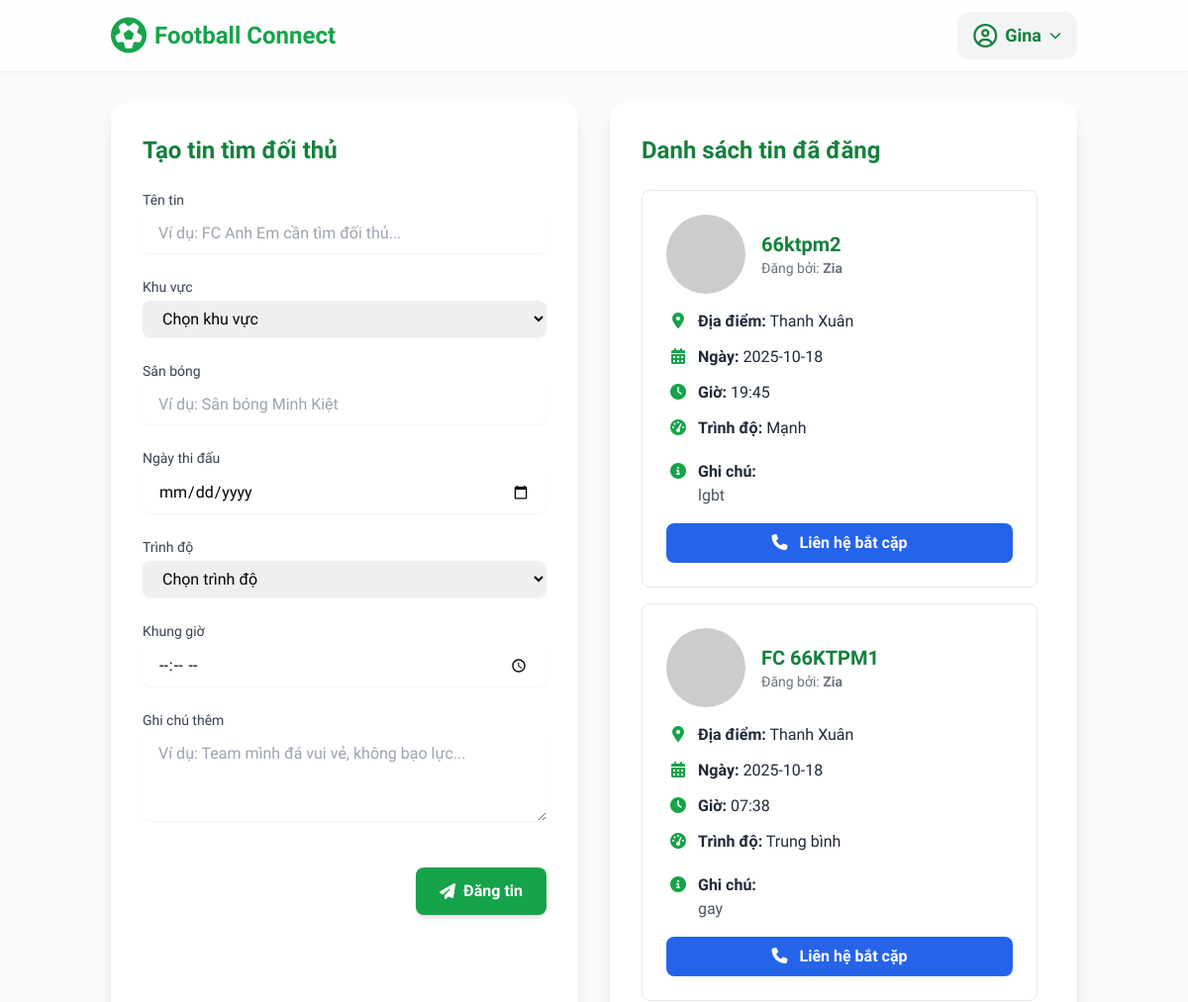
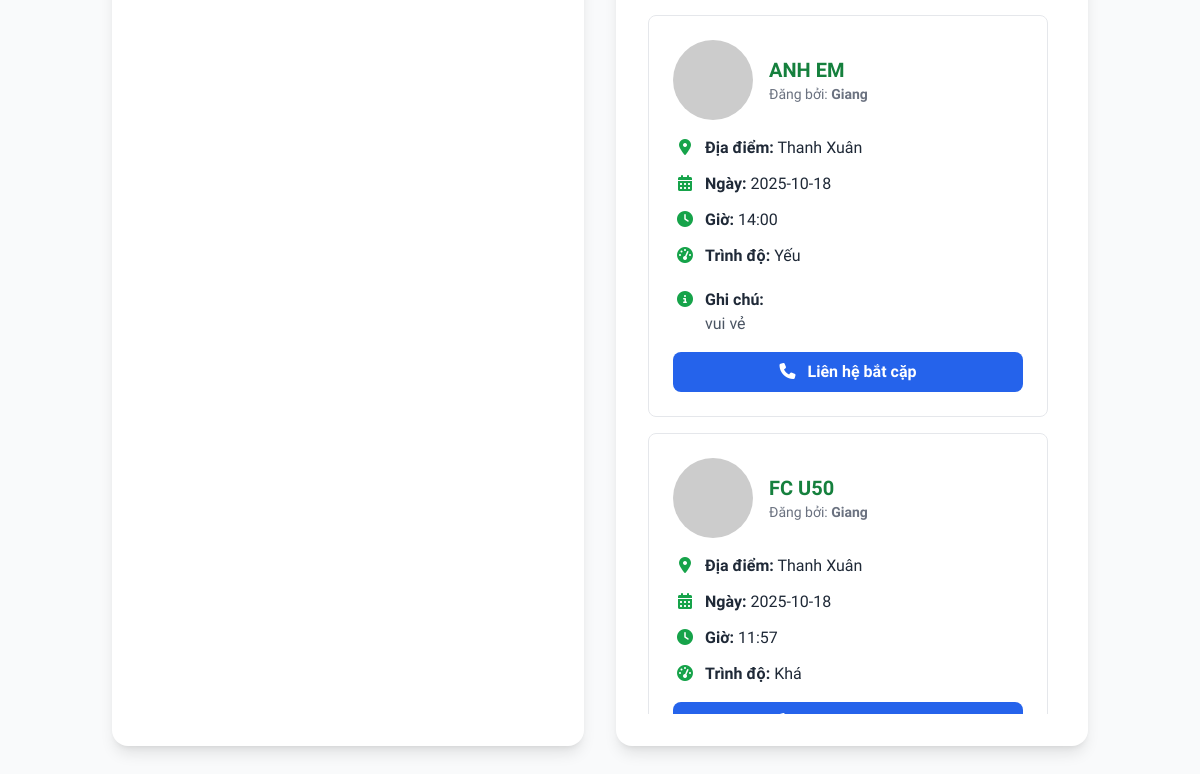
The app's page /find_opponent (signed in) with its own data (2 pictures, top to bottom).
### app.py (models this page shows, shortened)
class User(UserMixin, db.Model):
    id = db.Column(db.Integer, primary_key=True)
    username = db.Column(db.String(100), unique=True, nullable=False)
    password = db.Column(db.String(100), nullable=False)
    email = db.Column(db.String(120), unique=True, nullable=False)
    phone = db.Column(db.String(20))
    posts = db.relationship('Post', backref='author', lazy=True)

class Post(db.Model):
    id = db.Column(db.Integer, primary_key=True)
    title = db.Column(db.String(200), nullable=False)
    location = db.Column(db.String(200), nullable=False)
    match_date = db.Column(db.String(50), nullable=False)
    skill_level = db.Column(db.String(50), nullable=False)
    time_frame = db.Column(db.String(50), nullable=False)
    notes = db.Column(db.Text, nullable=True)
    user_id = db.Column(db.Integer, db.ForeignKey('user.id'), nullable=False)
    username = db.Column(db.String(100), nullable=False)

### app.py (the view, shortened to what this page needs)
@app.route('/find_opponent', methods=['GET', 'POST'])
@login_required
def find_opponent():
    posts = Post.query.order_by(Post.id.desc()).all()
    return render_template('find_opponent.html', posts=posts)

### app.py (called while the page is built)
@login_manager.user_loader
def load_user(user_id):
    return User.query.get(int(user_id))

### templates/find_opponent.html (shortened to what this page needs)
<!DOCTYPE html>
<html lang="vi">
<head>
    <script src="https://cdn.tailwindcss.com"></script>
    <link rel="stylesheet" href="https://cdnjs.cloudflare.com/ajax/libs/font-awesome/6.4.2/css/all.min.css">
</head>
<body class="bg-gray-50">
    <nav class="bg-white/80 backdrop-blur-md shadow-sm sticky top-0 z-50">
        <div class="container mx-auto px-6 py-3 flex justify-between items-center">
            <a href="{{ url_for('home') }}" class="flex items-center font-bold text-2xl text-green-600">
                <i class="fa-solid fa-futbol text-green-600 text-4xl mr-2"></i>
                <span>Football Connect</span>
            </a>
            <div class="flex items-center space-x-3">
                {% if current_user.is_authenticated %}
                <div class="relative">
                    <button id="user-menu-button" class="flex items-center bg-gray-100 rounded-xl px-4 py-2 space-x-2 text-left hover:bg-gray-200 focus:outline-none transition">
                        <i class="fa-regular fa-user-circle text-green-700 text-2xl"></i>
                        <span class="font-bold text-green-700 text-lg">{{ current_user.username }}</span>
                        <i class="fa-solid fa-chevron-down text-green-700 text-xs ml-2"></i>
                    </button>
                </div>
                {% endif %}
            </div>
        </div>
    </nav>
    <main class="container mx-auto px-6 py-8">
        <div class="grid grid-cols-1 lg:grid-cols-2 gap-8">
            <div class="bg-white p-8 rounded-2xl shadow-lg">
                <h1 class="text-2xl font-bold text-green-700 mb-6">Tạo tin tìm đối thủ</h1>
                <form id="post-form" action="{{ url_for('find_opponent') }}" method="POST" class="space-y-6">
                    <div>
                        <label for="title" class="block text-sm font-medium text-gray-700 mb-1">Tên tin</label>
                        <input type="text" id="title" name="title" class="w-full border-gray-300 rounded-lg shadow-sm focus:border-green-500 focus:ring-green-500 px-4 py-2" placeholder="Ví dụ: FC Anh Em cần tìm đối thủ..." required>
                    </div>
                    <div>
                        <label for="location" class="block text-sm font-medium text-gray-700 mb-1">Khu vực</label>
                        <select id="location" name="location" class="w-full border-gray-300 rounded-lg shadow-sm focus:border-green-500 focus:ring-green-500 px-4 py-2" required>
                            <option value="" disabled selected>Chọn khu vực</option>
                        </select>
                    </div>
                    <div>
                        <label for="pitch" class="block text-sm font-medium text-gray-700 mb-1">Sân bóng</label>
                        <input type="text" id="pitch" name="pitch" class="w-full border-gray-300 rounded-lg shadow-sm focus:border-green-500 focus:ring-green-500 px-4 py-2" placeholder="Ví dụ: Sân bóng Minh Kiệt" required>
                    </div>
                    <div>
                        <label for="match_date" class="block text-sm font-medium text-gray-700 mb-1">Ngày thi đấu</label>
                        <input type="date" id="match_date" name="match_date" class="w-full border-gray-300 rounded-lg shadow-sm focus:border-green-500 focus:ring-green-500 px-4 py-2" required>
                    </div>
                    <div>
                        <label for="skill_level" class="block text-sm font-medium text-gray-700 mb-1">Trình độ</label>
                        <select id="skill_level" name="skill_level" class="w-full border-gray-300 rounded-lg shadow-sm focus:border-green-500 focus:ring-green-500 px-4 py-2" required>
                            <option value="" disabled selected>Chọn trình độ</option>
                        </select>
                    </div>
                    <div>
                        <label for="time_frame" class="block text-sm font-medium text-gray-700 mb-1">Khung giờ</label>
                        <input type="time" id="time_frame" name="time_frame" class="w-full border-gray-300 rounded-lg shadow-sm focus:border-green-500 focus:ring-green-500 px-4 py-2" required>
                    </div>
                    <div>
                        <label for="notes" class="block text-sm font-medium text-gray-700 mb-1">Ghi chú thêm</label>
                        <textarea id="notes" name="notes" rows="3" class="w-full border-gray-300 rounded-lg shadow-sm focus:border-green-500 focus:ring-green-500 px-4 py-2" placeholder="Ví dụ: Team mình đá vui vẻ, không bạo lực..."></textarea>
                    </div>
                    <div class="flex justify-end items-center pt-4">
                        <button type="submit" class="bg-green-600 hover:bg-green-700 text-white font-bold py-3 px-6 rounded-lg shadow-md transition duration-300 ease-in-out flex items-center space-x-2">
                            <i class="fa-solid fa-paper-plane"></i>
                            <span>Đăng tin</span>
                        </button>
                    </div>
                </form>
            </div>
            <div id="posts-container" class="bg-white p-8 rounded-2xl shadow-lg">
                <h2 class="text-2xl font-bold text-green-700 mb-6">Danh sách tin đã đăng</h2>
                <div id="posts-list" class="space-y-4 max-h-[75vh] overflow-y-auto pr-2">
                    {% if posts %}
                        {% for post in posts %}
                        <div class="border border-gray-200 rounded-lg p-6 space-y-4">
                            <div class="flex items-center space-x-4 mb-4">
                                <img src="https://ui-avatars.com/api/?name={{ post.username[0] }}&background=random&color=fff&rounded=true&size=56" alt="Team Logo" class="rounded-full">
                                <div>
                                    <h3 class="text-xl font-bold text-green-700">{{ post.title }}</h3>
                                    <p class="text-sm text-gray-500">Đăng bởi: <strong>{{ post.username }}</strong></p>
                                </div>
                            </div>
                            <div class="space-y-3 text-gray-800">
                                <p><i class="fa-solid fa-location-dot w-6 text-center mr-2 text-green-600"></i><strong>Địa điểm:</strong> {{ post.location }}</p>
                                <p><i class="fa-solid fa-calendar-days w-6 text-center mr-2 text-green-600"></i><strong>Ngày:</strong> {{ post.match_date }}</p>
                                <p><i class="fa-solid fa-clock w-6 text-center mr-2 text-green-600"></i><strong>Giờ:</strong> {{ post.time_frame }}</p>
                                <p><i class="fa-solid fa-gauge-high w-6 text-center mr-2 text-green-600"></i><strong>Trình độ:</strong> {{ post.skill_level }}</p>
                                {% if post.notes %}
                                <div class="pt-2">
                                    <i class="fa-solid fa-circle-info w-6 text-center mr-2 text-green-600"></i><strong>Ghi chú:</strong>
                                    <p class="pl-8 text-gray-600">{{ post.notes }}</p>
                                </div>
                                {% endif %}
                            </div>
                            <div class="mt-6 text-center">
                                 <button class="bg-blue-600 text-white font-bold py-2 px-6 rounded-lg hover:bg-blue-700 transition w-full">
                                    <i class="fa-solid fa-phone mr-2"></i> Liên hệ bắt cặp
                                </button>
                            </div>
                        </div>
                        {% endfor %}
                    {% else %}
                    <div id="no-posts-placeholder" class="text-center text-gray-500 py-10">
                        <p>Chưa có tin nào được đăng.</p>
                        <p class="text-sm mt-1">Hãy điền thông tin và nhấn "Đăng tin".</p>
                    </div>
                    {% endif %}
                </div>
            </div>
        </div>
    </main>
</body>
</html>

### templates/find_opponent.html (style rules this page uses)
body { font-family: 'Be Vietnam Pro', sans-serif; }

### records on screen
User: username "Gina"
Post: title "66ktpm2", username "Zia", location "Thanh Xuân", match_date "2025-10-18", time_frame "19:45", skill_level "Mạnh", notes "lgbt"
Post: title "FC 66KTPM1", username "Zia", location "Thanh Xuân", match_date "2025-10-18", time_frame "07:38", skill_level "Trung bình", notes "gay"
Post: title "ANH EM", username "Giang", location "Thanh Xuân", match_date "2025-10-18", time_frame "14:00", skill_level "Yếu", notes "vui vẻ"
Post: title "FC U50", username "Giang", location "Thanh Xuân", match_date "2025-10-18", time_frame "11:57", skill_level "Khá"
